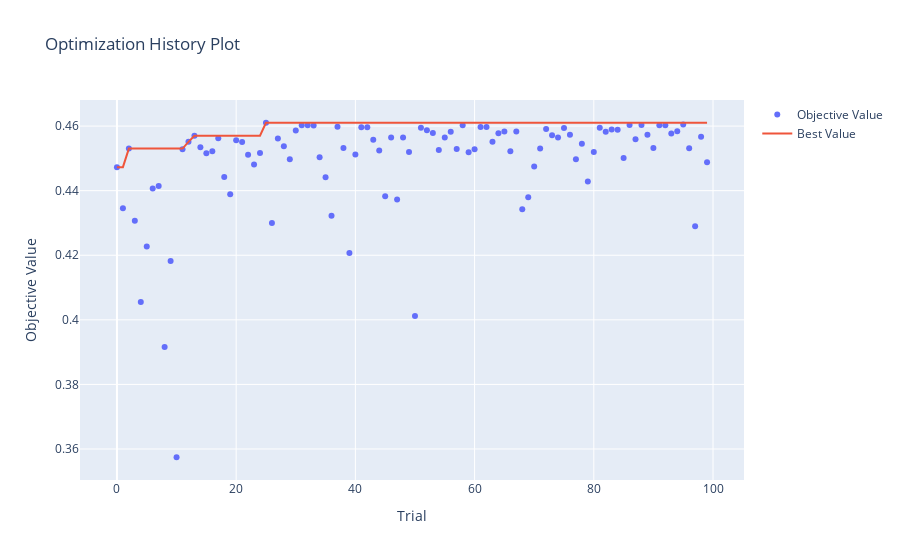
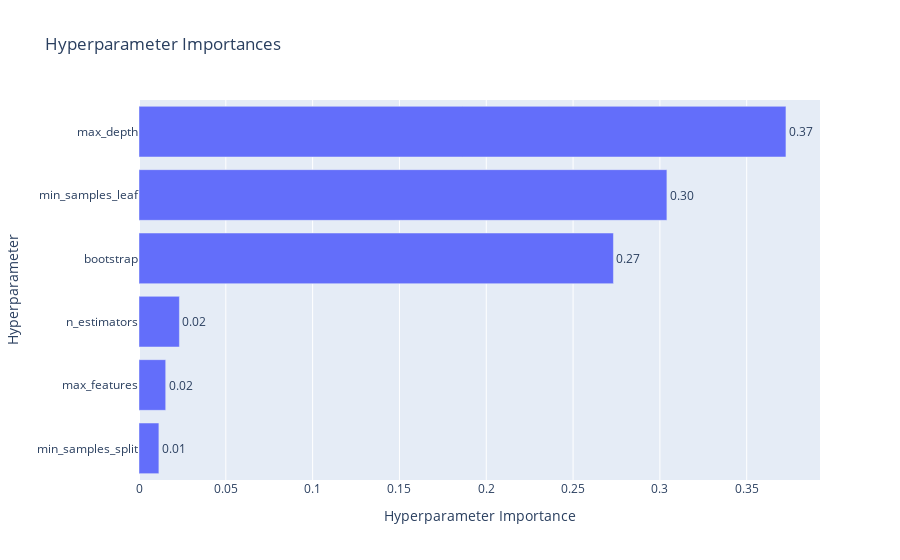

The cell these charts' notebook holds for them, in order:
### Code cell
print(f"Лучшие параметры для Random Forest:")
print(study_rf.best_params)
print(f"Лучший R2: {study_rf.best_value:.4f}")

fig = optuna.visualization.plot_optimization_history(study_rf)
fig.show()

fig = optuna.visualization.plot_param_importances(study_rf)
fig.show()

### Figure 1 — Plotly figure (JSON) as saved in the notebook; plotly's stock layout.template omitted (floating-point values rounded to 4 significant figures)
{"data": [{"mode": "markers", "name": "Objective Value", "type": "scatter", "x": [0, 1, 2, 3, 4, 5, 6, 7, 8, 9, 10, 11, 12, 13, 14, 15, 16, 17, 18, 19, 20, 21, 22, 23, 24, 25, 26, 27, 28, 29, 30, 31, 32, 33, 34, 35, 36, 37, 38, 39, 40, 41, 42, 43, 44, 45, 46, 47, 48, 49, 50, 51, 52, 53, 54, 55, 56, 57, 58, 59, 60, 61, 62, 63, 64, 65, 66, 67, 68, 69, 70, 71, 72, 73, 74, 75, 76, 77, 78, 79, 80, 81, 82, 83, 84, 85, 86, 87, 88, 89, 90, 91, 92, 93, 94, 95, 96, 97, 98, 99], "y": [0.4473, 0.4346, 0.453, 0.4307, 0.4056, 0.4227, 0.4407, 0.4414, 0.3916, 0.4182, 0.3574, 0.4528, 0.4551, 0.457, 0.4534, 0.4516, 0.4522, 0.4562, 0.4443, 0.4389, 0.4556, 0.4551, 0.4511, 0.4481, 0.4517, 0.461, 0.43, 0.4561, 0.4538, 0.4498, 0.4586, 0.4602, 0.4603, 0.4602, 0.4504, 0.4441, 0.4322, 0.4598, 0.4532, 0.4207, 0.4512, 0.4596, 0.4597, 0.4557, 0.4525, 0.4383, 0.4564, 0.4373, 0.4564, 0.452, 0.4012, 0.4595, 0.4587, 0.4579, 0.4526, 0.4565, 0.4583, 0.4529, 0.4603, 0.4519, 0.4528, 0.4597, 0.4597, 0.4551, 0.4578, 0.4583, 0.4522, 0.4584, 0.4342, 0.438, 0.4475, 0.4531, 0.4591, 0.4572, 0.4565, 0.4594, 0.4574, 0.4498, 0.4546, 0.4428, 0.452, 0.4595, 0.4582, 0.4589, 0.4589, 0.4501, 0.4604, 0.4559, 0.4603, 0.4573, 0.4532, 0.4603, 0.4603, 0.4577, 0.4584, 0.4605, 0.4532, 0.429, 0.4567, 0.4488]}, {"mode": "lines", "name": "Best Value", "type": "scatter", "x": [0, 1, 2, 3, 4, 5, 6, 7, 8, 9, 10, 11, 12, 13, 14, 15, 16, 17, 18, 19, 20, 21, 22, 23, 24, 25, 26, 27, 28, 29, 30, 31, 32, 33, 34, 35, 36, 37, 38, 39, 40, 41, 42, 43, 44, 45, 46, 47, 48, 49, 50, 51, 52, 53, 54, 55, 56, 57, 58, 59, 60, 61, 62, 63, 64, 65, 66, 67, 68, 69, 70, 71, 72, 73, 74, 75, 76, 77, 78, 79, 80, 81, 82, 83, 84, 85, 86, 87, 88, 89, 90, 91, 92, 93, 94, 95, 96, 97, 98, 99], "y": [0.4473, 0.4473, 0.453, 0.453, 0.453, 0.453, 0.453, 0.453, 0.453, 0.453, 0.453, 0.453, 0.4551, 0.457, 0.457, 0.457, 0.457, 0.457, 0.457, 0.457, 0.457, 0.457, 0.457, 0.457, 0.457, 0.461, 0.461, 0.461, 0.461, 0.461, 0.461, 0.461, 0.461, 0.461, 0.461, 0.461, 0.461, 0.461, 0.461, 0.461, 0.461, 0.461, 0.461, 0.461, 0.461, 0.461, 0.461, 0.461, 0.461, 0.461, 0.461, 0.461, 0.461, 0.461, 0.461, 0.461, 0.461, 0.461, 0.461, 0.461, 0.461, 0.461, 0.461, 0.461, 0.461, 0.461, 0.461, 0.461, 0.461, 0.461, 0.461, 0.461, 0.461, 0.461, 0.461, 0.461, 0.461, 0.461, 0.461, 0.461, 0.461, 0.461, 0.461, 0.461, 0.461, 0.461, 0.461, 0.461, 0.461, 0.461, 0.461, 0.461, 0.461, 0.461, 0.461, 0.461, 0.461, 0.461, 0.461, 0.461]}, {"marker": {"color": "#cccccc"}, "mode": "markers", "name": "Infeasible Trial", "showlegend": false, "type": "scatter", "x": [], "y": []}], "layout": {"title": {"text": "Optimization History Plot"}, "xaxis": {"title": {"text": "Trial"}}, "yaxis": {"title": {"text": "Objective Value"}}}}

### Figure 2 — Plotly figure (JSON) as saved in the notebook; plotly's stock layout.template omitted (floating-point values rounded to 4 significant figures)
{"data": [{"cliponaxis": false, "hovertemplate": ["min_samples_split (IntDistribution): 0.011457036451522596<extra></extra>", "max_features (CategoricalDistribution): 0.015378536424049115<extra></extra>", "n_estimators (IntDistribution): 0.02327321628361939<extra></extra>", "bootstrap (CategoricalDistribution): 0.27324963576621086<extra></extra>", "min_samples_leaf (IntDistribution): 0.30403844800481866<extra></extra>", "max_depth (IntDistribution): 0.3726031270697794<extra></extra>"], "name": "Objective Value", "orientation": "h", "text": ["0.01", "0.02", "0.02", "0.27", "0.30", "0.37"], "textposition": "outside", "type": "bar", "x": [0.01146, 0.01538, 0.02327, 0.2732, 0.304, 0.3726], "y": ["min_samples_split", "max_features", "n_estimators", "bootstrap", "min_samples_leaf", "max_depth"]}], "layout": {"title": {"text": "Hyperparameter Importances"}, "xaxis": {"title": {"text": "Hyperparameter Importance"}}, "yaxis": {"title": {"text": "Hyperparameter"}}}}
